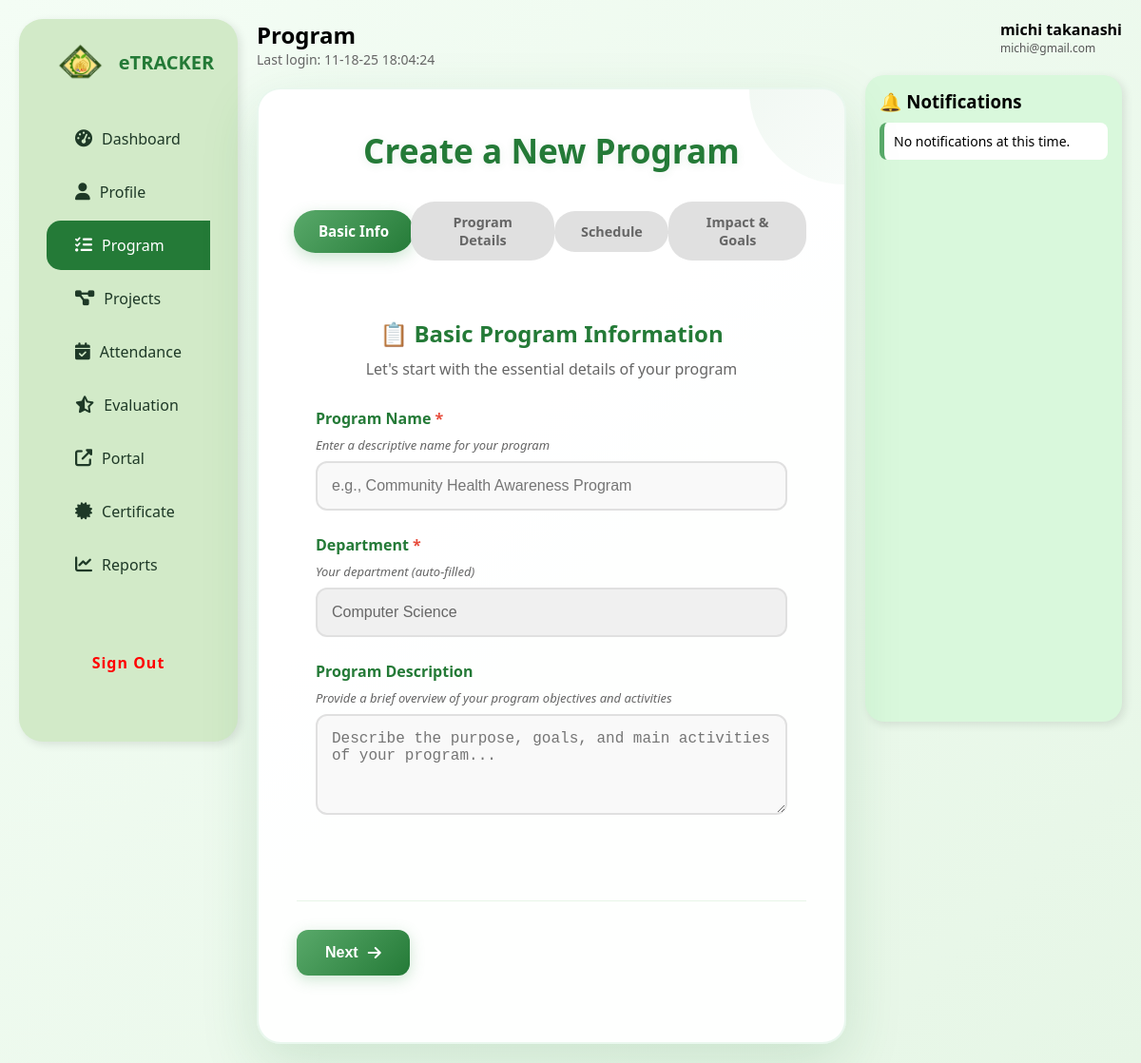
The app's page /FACULTY/Create.php (signed in) with its own data.
### tables this page shows
CREATE TABLE `faculty` (
  `id` int(11) NOT NULL AUTO_INCREMENT,
  `user_id` int(11) DEFAULT NULL,
  `department` varchar(100) DEFAULT NULL,
  `position` varchar(100) DEFAULT NULL,
  `created_at` timestamp NOT NULL DEFAULT current_timestamp(),
  `faculty_name` varchar(100) DEFAULT NULL,
  `faculty_id` varchar(50) DEFAULT NULL,
  PRIMARY KEY (`id`),
  KEY `faculty_ibfk_1` (`user_id`),
  CONSTRAINT `faculty_ibfk_1` FOREIGN KEY (`user_id`) REFERENCES `users` (`id`) ON DELETE CASCADE
);

CREATE TABLE `users` (
  `id` int(11) NOT NULL AUTO_INCREMENT,
  `firstname` varchar(100) DEFAULT NULL,
  `lastname` varchar(100) DEFAULT NULL,
  `email` varchar(255) DEFAULT NULL,
  `password` varchar(255) DEFAULT NULL,
  `department_id` int(11) DEFAULT NULL,
  `role` enum('admin','faculty','student') DEFAULT NULL,
  `created_at` timestamp NOT NULL DEFAULT current_timestamp(),
  `phone` varchar(20) DEFAULT NULL,
  `department` varchar(100) DEFAULT NULL,
  `comm_preference` enum('email','sms') DEFAULT 'email',
  `verification_status` enum('verified','unverified') DEFAULT 'unverified',
  PRIMARY KEY (`id`),
  KEY `department_id` (`department_id`),
  CONSTRAINT `users_ibfk_1` FOREIGN KEY (`department_id`) REFERENCES `departments` (`department_id`) ON DELETE CASCADE
);

### FACULTY/Create.php (the view, shortened to what this page needs)
<?php
require_once 'db.php';
$user_id = $_SESSION['user_id'];
$user_fullname = 'Unknown User';
$user_email = 'unknown@cvsu.edu.ph';
$user_sql = "SELECT firstname, lastname, email FROM users WHERE id = ?";
$user_stmt = $conn->prepare($user_sql);
$user_stmt->bind_param("i", $user_id);
$user_stmt->execute();
$user_result = $user_stmt->get_result();
if ($user_row = $user_result->fetch_assoc()) {
    $user_fullname = $user_row['firstname'] . ' ' . $user_row['lastname'];
    $user_email = $user_row['email'];
}
$faculty_department = '';
$faculty_sql = "SELECT department FROM faculty WHERE user_id = ?";
$faculty_stmt = $conn->prepare($faculty_sql);
$faculty_stmt->bind_param("i", $user_id);
$faculty_stmt->execute();
$faculty_result = $faculty_stmt->get_result();
if ($faculty_row = $faculty_result->fetch_assoc()) {
    $faculty_department = $faculty_row['department'];
}
?>
<!DOCTYPE html>
<html lang="en">
<head>
  <link rel="stylesheet" href="https://cdnjs.cloudflare.com/ajax/libs/font-awesome/6.5.0/css/all.min.css">
  <link rel="stylesheet" href="Create.css" />
<link rel="stylesheet" href="https://unpkg.com/leaflet@1.9.4/dist/leaflet.css" />
</head>
<body>
  <div class="container">
    <aside class="sidebar">
      <div class="logo">
        <img src="logo.png" alt="Logo" class="logo-img" />
        <span class="logo-text">eTRACKER</span>
      </div>
      <nav>
        <ul>
          <li><a href="Dashboard.php"><i class="fas fa-tachometer-alt"></i> Dashboard</a></li>
          <li ><a href="profile.php"><i class="fas fa-user"></i> Profile</a></li>
          <li class="active"><a href="Programs.php"><i class="fas fa-tasks"></i> Program</a></li>
          <li><a href="Projects.php"><i class="fas fa-project-diagram"></i> Projects</a></li>
          <li><a href="Attendance.php"><i class="fas fa-calendar-check"></i> Attendance</a></li>
          <li><a href="Evaluation.php"><i class="fas fa-star-half-alt"></i> Evaluation</a></li>
          <li><a href="../portal/home/home.html"><i class="fas fa-external-link-alt"></i> Portal</a></li>
          <li><a href="certificates.php"><i class="fas fa-certificate"></i> Certificate</a></li>
          <li><a href="reports.php"><i class="fas fa-chart-line"></i> Reports</a></li>
        </ul>
        <div class="sign-out" style="position: absolute; bottom: 30px; left: 0; width: 100%; text-align: center;">
          <a href="../register/logout.php" style="color: inherit; text-decoration: none; display: block; padding: 12px 0;">Sign Out</a>
        </div>
      </nav>
    </aside>
    <div class="main-grid">
      <div class="main-content">
        <div class="topbar">
          <div>
            <h2>Program</h2>
            <div class="last-login">Last login: <?php echo date('m-d-y H:i:s'); ?></div>
          </div>
        </div>
        <div class="form-container">
          <div class="form-header">
            <h3>Create a New Program</h3>
            <div class="progress-bar">
              <div class="progress-step active" data-step="1">Basic Info</div>
              <div class="progress-step" data-step="2">Program Details</div>
              <div class="progress-step" data-step="3">Schedule</div>
              <div class="progress-step" data-step="4">Impact & Goals</div>
            </div>
          </div>
          <form id="program-form" class="program-form" action="create_program.php" method="POST">
            <div class="form-step step-1" data-step="1">
              <div class="step-header">
                <h4>📋 Basic Program Information</h4>
                <p>Let's start with the essential details of your program</p>
              </div>
              <div class="input-group">
                <label for="program_name">Program Name <span class="required">*</span></label>
                <div class="field-hint">Enter a descriptive name for your program</div>
                <input type="text" id="program_name" name="program_name" required
                       placeholder="e.g., Community Health Awareness Program">
              </div>
              <div class="input-group">
                <label for="department">Department <span class="required">*</span></label>
                <div class="field-hint">Your department (auto-filled)</div>
                <input type="text" id="department" name="department"
                       value="<?php echo htmlspecialchars($faculty_department); ?>"
                       readonly class="readonly-field">
              </div>
              <div class="input-group">
                <label for="description">Program Description</label>
                <div class="field-hint">Provide a brief overview of your program objectives and activities</div>
                <textarea id="description" name="description" rows="4"
                          placeholder="Describe the purpose, goals, and main activities of your program..."></textarea>
              </div>
            </div>
            <div class="form-navigation">
              <button type="button" class="nav-btn next-btn" id="next-btn">
                Next <i class="fas fa-arrow-right"></i>
              </button>
            </div>
          </form>
        </div>
      </div>
      <div class="right-panel">
        <div class="top-actions">
          <div class="user-info">
            <div class="name"><?php echo htmlspecialchars($user_fullname); ?></div>
            <div class="email"><?php echo htmlspecialchars($user_email); ?></div>
          </div>
        </div>
        <div class="notifications">
          <h3>🔔 Notifications</h3>
          <?php
          $notifications = [];
          ?>
          <?php if (empty($notifications)): ?>
            <div class="note no-notifications">No notifications at this time.</div>
          <?php endif; ?>
        </div>
      </div>
    </div>
  </div>
</body>
</html>

### records on screen
faculty: department "Computer Science"
users: user_fullname "michi takanashi", email "michi@gmail.com"
